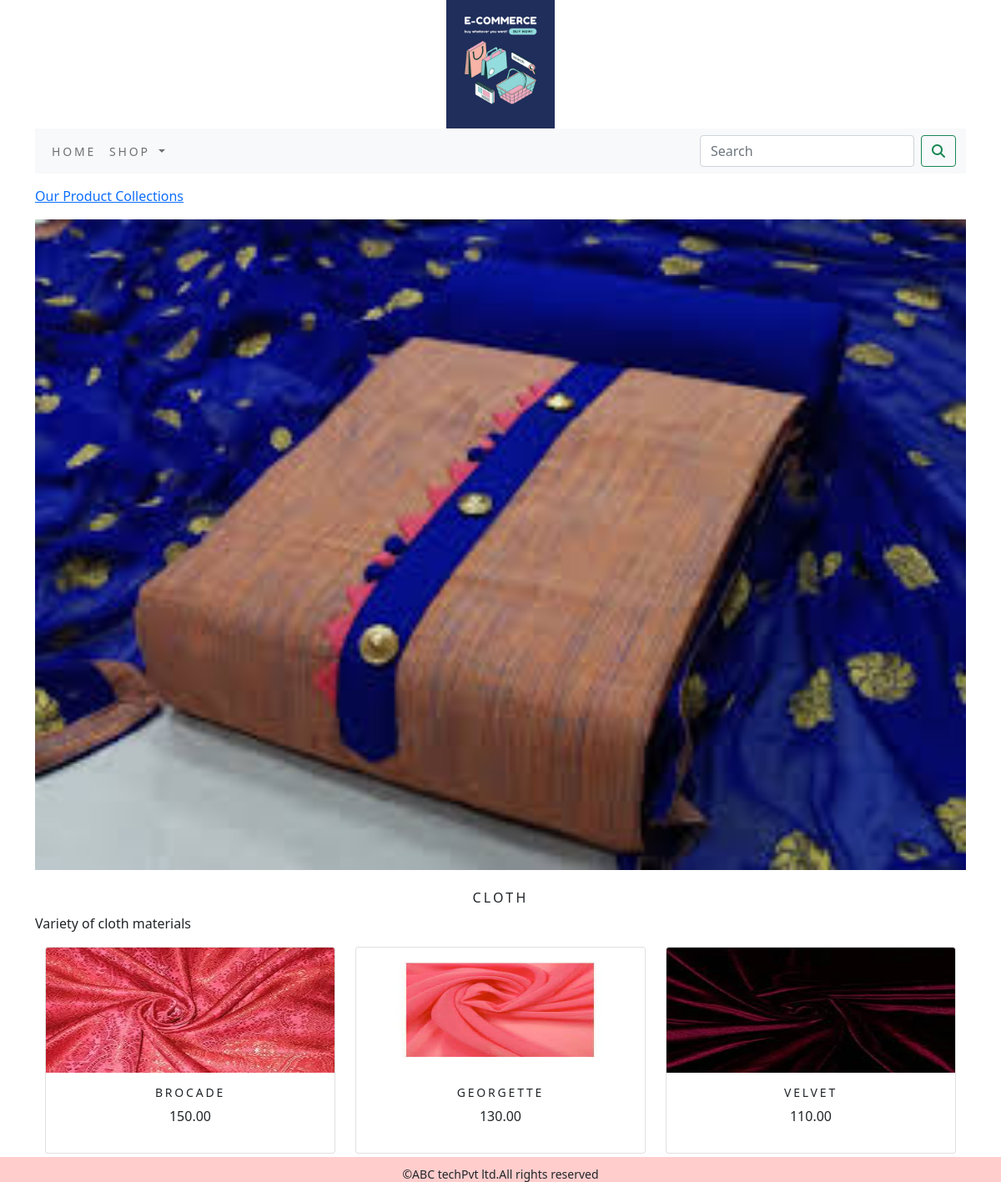
The page /shop/cloth/ on the database its author committed.
### shop/models.py (models this page shows, shortened)
class Category(models.Model):
    name = models.CharField(max_length=250, unique=True)
    slug = models.SlugField(max_length=250, unique=True)
    description = models.TextField(blank=True)
    image = models.ImageField(upload_to='category', blank=True)
    class Meta:
        ordering = ('name',)
        verbose_name = 'category'
        verbose_name_plural = 'categories'
    def get_url(self):
        return reverse('shop:products_by_category', args=[self.slug])

class Product(models.Model):
    name = models.CharField(max_length=250, unique=True)
    slug = models.SlugField(max_length=250, unique=True)
    description = models.TextField(blank=True)
    price = models.DecimalField(max_digits=10, decimal_places=2)
    category = models.ForeignKey(Category, on_delete=models.CASCADE)
    image = models.ImageField(upload_to='product', blank=True)
    stock = models.IntegerField()
    available = models.BooleanField(default=True)
    created = models.DateTimeField(auto_now_add=True)
    updated = models.DateTimeField(auto_now=True)
    def get_url(self):
        return reverse('shop:prodCatdetail', args=[self.category.slug, self.slug])
    class Meta:
        ordering = ('name',)
        verbose_name = 'product'
        verbose_name_plural = 'products'

### shop/views.py (the view)
# urls.py: path('',views.allProductCat,name='allProductCat'),
def allProductCat(request, c_slug=None):
    c_page = None
    products_list = None
    if c_slug != None:
        c_page = get_object_or_404(Category, slug=c_slug)
        products_list = Product.objects.all().filter(category=c_page, available=True)
    else:
        products_list = Product.objects.all().filter(available=True)
    paginator=Paginator(products_list,6)
    try:
        page=int(request.GET.get('page','1'))
    except:
        page=1
    try:
        products=paginator.page(page)
    except (EmptyPage,InvalidPage):
        products=paginator.page(Paginator.num_pages)
    return render(request, "category.html", {'category': c_page, 'products': products})

### cart/context_processors.py (called while the page is built)
def counter(request):
    item_count=0
    if 'admin' in request.path:
        return {}
    else:
        try:
            cart=Cart.objects.filter(cart_id=_cart_id(request))
            cart_items=CartItem.objects.all().filter(cart=cart[:1])
            for cart_item in cart_items:
                item_count += cart_item.quantity
        except Cart.DoesNotExist:
            item_count=0
    return dict(item_count=item_count)

### cart/views.py (called while the page is built)
def _cart_id(request):
    cart = request.session.session_key
    if not cart:
        cart = request.session.create()
    return cart

### shop/context_processors.py (called while the page is built)
def menu_links(request):
    links=Category.objects.all()
    return dict(links=links)

### templates/category.html (shortened to what this page needs)
{% extends 'base.html' %}
{% load static %}
{% block content %}
{% if category %}
<div>
    <div class="row my_row_class">
        <div class="mx_auto">
        <p><a href="{% url 'shop:allProductCat' %}">Our Product Collections</a></p>
       </div>
    </div>
</div>
    {% endif %}
<div class="mx_auto">
    {% if category %}
    <img class="my_image" src="{{category.image.url}}" alt="{{category.name}}">
</div>
<br>
<div>
    <h1 class="text-center my_title">{{category.name}}</h1>
    <p class="text-justify">{{category.description}}</p>
</div>
    {% endif %}
<div class="container">
    <div class="row mx_auto">
        {% for product in products.object_list %}
        <div class="my_bottom_margin col-9 col-sm-12 col-md-4 xol-lg-4">
            <div class="card text-center" style="min-width:18em;">
                <a href="{{product.get_url}}"><img class="card-img-top my_image_p" src="{{product.image.url}}" alt="{{product.name}}"></a>
                <div class="card-body">
                    <h4>{{product.name}}</h4>
                    <p>{{product.price}}</p>
                </div>
            </div>
        </div>
        {% endfor %}
    </div>
    <br>
</div>
{% endblock %}

### static/css/custom.css (style rules this page uses)
body { font-family: 'Cormorant SC', serif; }
.my_row_class { padding-top:15px; }
.my_image { width:100%; height:auto; }
.my_image_p { width:200px; height:150px; }
.my_title { font-size:16px; text-transform:uppercase; letter-spacing:.2em; }
.my_bottom_margin { margin-bottom:10px; }
.card-body h4 { font-size:14px; text-transform:uppercase; letter-spacing:.2em; }

### rows shown on the page
Category: image (picture), name "CLOTH", description "Variety of cloth materials"
Product: image (picture), name "BROCADE", price "150.00"
Product: image (picture), name "GEORGETTE", price "130.00"
Product: image (picture), name "VELVET", price "110.00"
